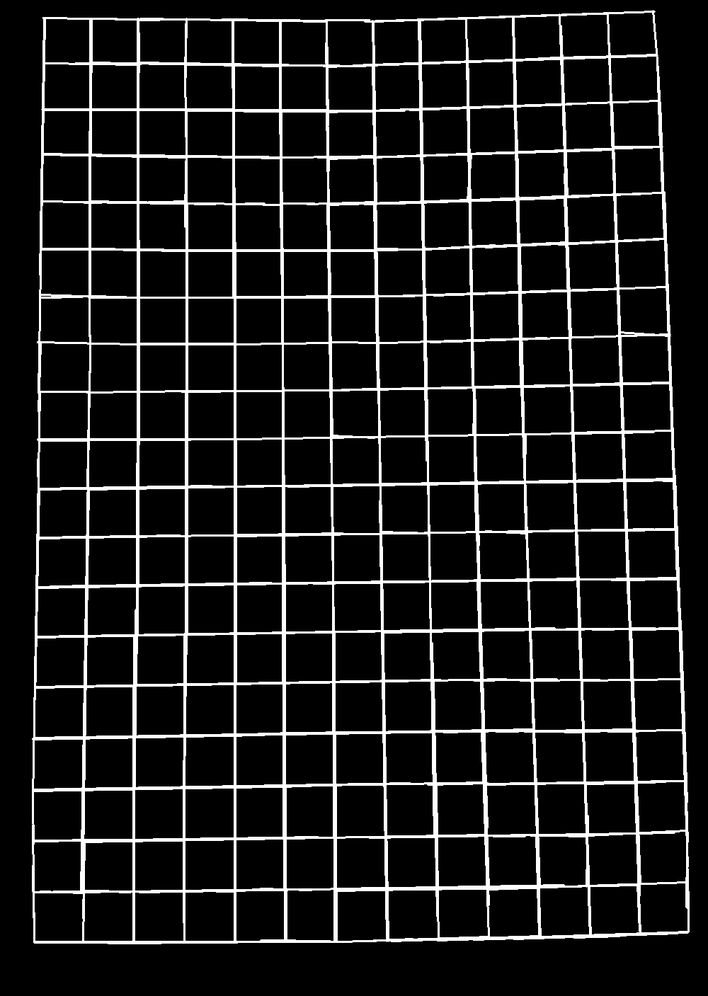
#> input picture 角点检测/picture2_line.png, 708 x 996 px, shrunk from 1000 x 1407 before the run
$ python buqi.py
#> lines starting #> are read from the running program, lines starting #| are printed output that depends on the picture; after the words box and inside, x2 and y2 are one past the last pixel; in counts of white or black regions, pixels touching at a corner belong together
import cv2
import numpy as np
import matplotlib.pyplot as plt
def is_intersecting(x1, y1, x2, y2, x3, y3, x4, y4):
    # 定义一个函数判断点 (px, py) 是否在点 (ax, ay) 和 (bx, by) 之间
    def on_segment(ax, ay, bx, by, px, py):
        return min(ax, bx) <= px <= max(ax, bx) and min(ay, by) <= py <= max(ay, by)

    # 计算叉积 (向量 (ax, ay)->(bx, by) 和 (ax, ay)->(cx, cy) 的叉积)
    def cross_product(ax, ay, bx, by, cx, cy):
        return (bx - ax) * (cy - ay) - (by - ay) * (cx - ax)

    # 计算叉积以判断线段 (x1, y1)-(x2, y2) 和 (x3, y3)-(x4, y4) 是否相交
    d1 = cross_product(x3, y3, x4, y4, x1, y1)
    d2 = cross_product(x3, y3, x4, y4, x2, y2)
    d3 = cross_product(x1, y1, x2, y2, x3, y3)
    d4 = cross_product(x1, y1, x2, y2, x4, y4)

    # 检查是否相交
    if d1 * d2 < 0 and d3 * d4 < 0:
        return True  # 两条线段相交

    # 检查是否共线且有交点
    if d1 == 0 and on_segment(x3, y3, x4, y4, x1, y1):
        return True
    if d2 == 0 and on_segment(x3, y3, x4, y4, x2, y2):
        return True
    if d3 == 0 and on_segment(x1, y1, x2, y2, x3, y3):
        return True
    if d4 == 0 and on_segment(x1, y1, x2, y2, x4, y4):
        return True

    return False  # 不相交


img=cv2.imread("picture2_line.png",0)
#> img is the input picture: shape (996, 708); min 0, max 255, mean 27.3
#直线检测
lines = cv2.HoughLinesP(img, 1, np.pi / 180, 100, minLineLength=100, maxLineGap=10)
#> lines = 297 rows, first 6: [233, 945, 233, 16], [372, 17, 388, 944], [608, 11, 640, 937], [137, 688, 137, 15], [371, 61, 377, 406], [606, 11, 639, 937]
line_image = np.zeros_like(img)
#在黑色图像上绘制检测到的直线
if lines is not None:
    for line in lines:
        x1, y1, x2, y2 = line[0]
        cv2.line(line_image, (x1, y1), (x2, y2), (255, 255, 255), 1)  # 用白色绘制直线
#> this loop made 297 passes
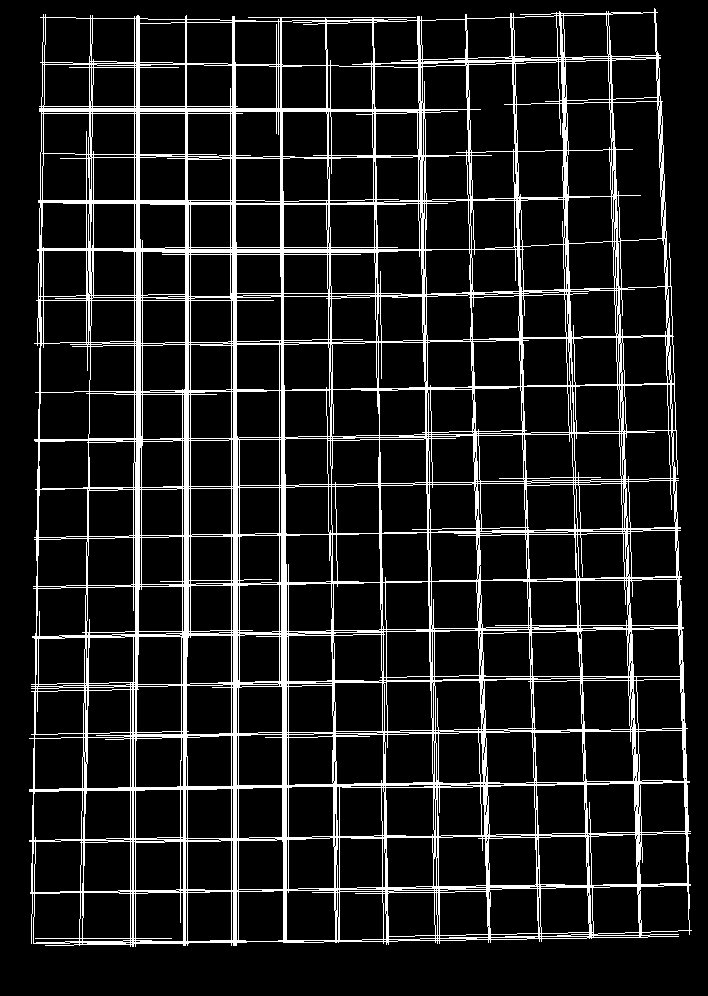
#> line_image: shape (996, 708); 12.1% white; 1 white region, box (x1, y1, x2, y2) and area: (29, 8, 692, 947) 85400
plt.imshow(line_image,cmap='gray')
plt.show()
line_image1 = np.zeros_like(img)
count=0
for i in range(len(lines)):
    for j in range(i + 1, len(lines)):
        x1, y1, x2, y2 = lines[i][0]
        x3, y3, x4, y4 = lines[j][0]
        #判断这两条直线是否有交集，如果有交集则跳过
        if is_intersecting(x1, y1, x2, y2, x3, y3, x4, y4):
            continue


        # 计算两线的斜率
        slope1 = abs((y2 - y1) / (x2 - x1 + 1e-6))
        if slope1>100:
            slope1=1e6
            intercept1=(x2+x1)//2
        else:
            slope1=0
            intercept1=(y2+y1)//2
        slope2 = abs((y4 - y3) / (x4 - x3 + 1e-6))
        if slope2>100:
            slope2=1e6
            intercept2=(x4+x3)//2
        else:
            slope2=0
            intercept2=(y4+y3)//2
        if abs(intercept1 - intercept2) < 3:
            # 补全线段：两端点之间画直线
            mid_x1, mid_y1 = (x2 + x3) // 2, (y2 + y3) // 2
            mid_x2, mid_y2 = (x1 + x4) // 2, (y1 + y4) // 2
            #计算两个中点的斜率
            slope1 = abs((mid_y2 - mid_y1) / (mid_x2 - mid_x1 + 1e-6))
            if slope1>0.1 and slope1<100:
                continue
            cv2.line(line_image1, (mid_x1, mid_y1), (mid_x2, mid_y2), 255, 1)
            # plt.imshow(line_image1, cmap='gray')
            # plt.show()
            count+=1
#> this loop made 297 passes
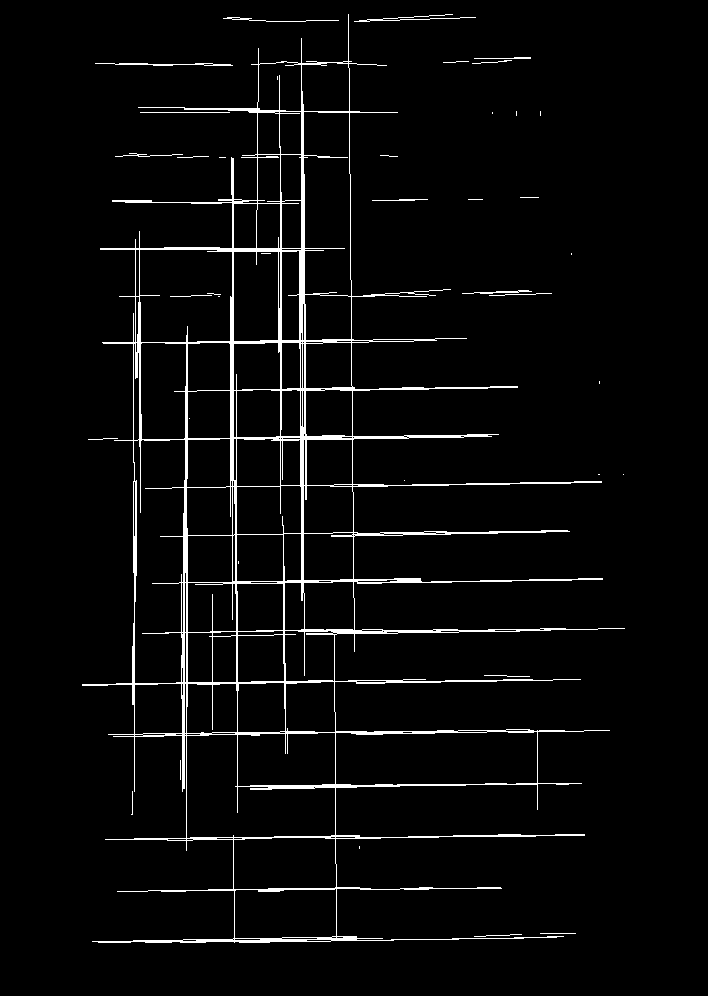
#> line_image1: shape (996, 708); 3.7% white in thin lines or dots, all inside (x1, y1, x2, y2) = (82, 14, 625, 943)

            #cv2.line(line_image, (x2, y2), (x3, y3), 255, 1)
print(count)
#| 313
plt.imshow(line_image1,cmap='gray')
plt.show()
#把两个图像叠加
line_image=cv2.addWeighted(line_image,0.5,line_image1,0.5,0)
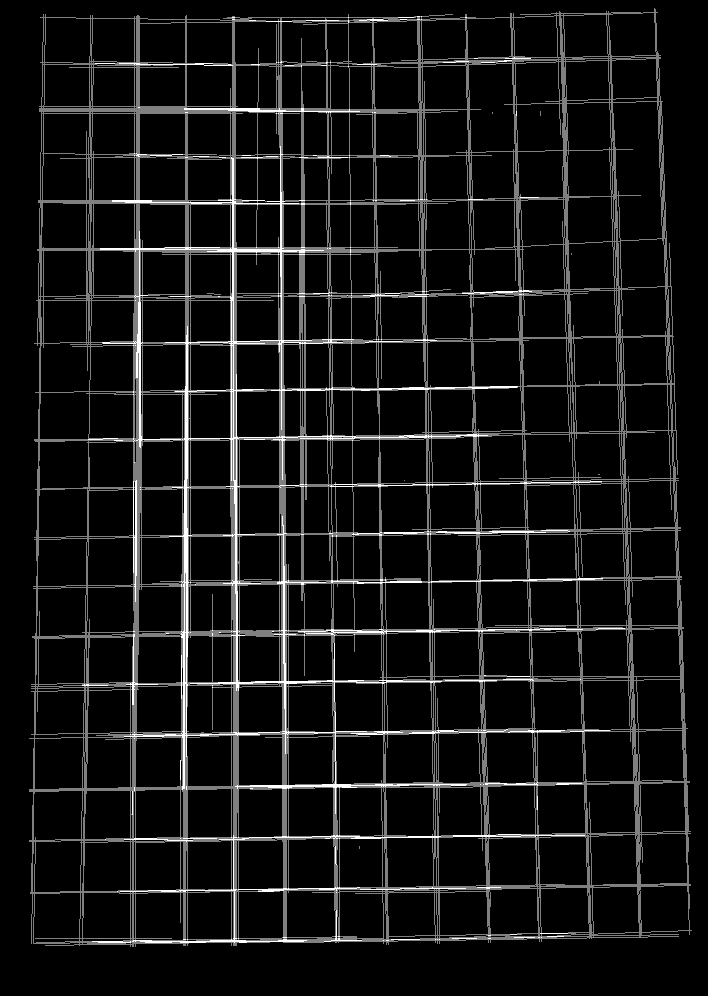
#> line_image: shape (996, 708); min 0, max 255, mean 20.2
plt.imshow(line_image,cmap='gray')
plt.show()
